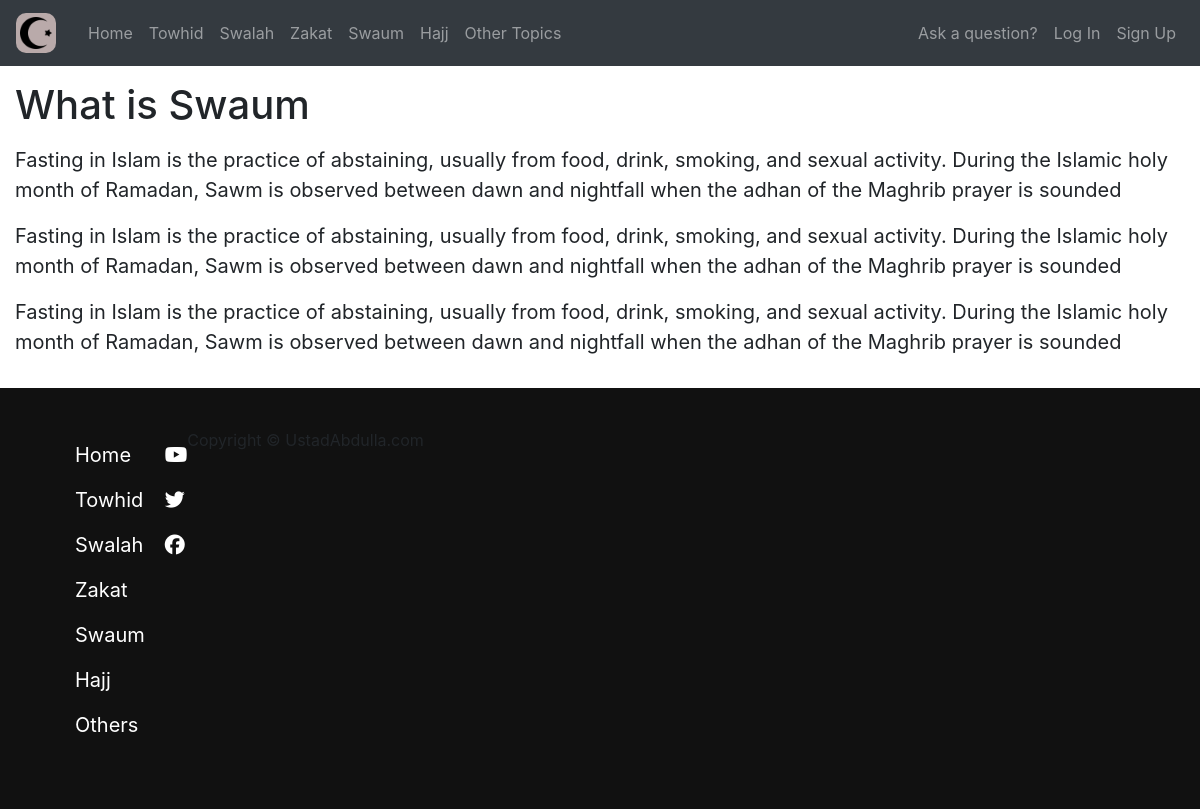
/home/swaum, run on the app's committed database.
### home/models.py (models this page shows, shortened)
class Swaum_Posts(models.Model):
    title = models.CharField(max_length=50)
    slug = models.SlugField(null=True)
    content = models.TextField()
    date_posted = models.DateTimeField(default=timezone.now)

### home/views.py (the view)
# urls.py: path('swaum', views.swaum, name='swaum'),
def swaum(request):
     swaum = Swaum_Posts.objects.all().order_by('-id')
     my_context = {
          "swaum": swaum
     }
     return render(request, 'home/swaum.html', my_context)

### home/templates/home/swaum.html
{% extends 'base.html' %}
{% block content %}
    <div class="paragraphs">
        {% for swa in swaum   %}
        <h1>{{ swa.title }}</h1>
        <p>{{swa.content|linebreaks }} </p>
        {% endfor %}
    </div>
{% endblock content %}

### static/base.css (style rules this page uses)
* { margin: 0; padding: 0; }
body { font-family: 'PT Sans', sans-serif, 'Roboto'; }
.paragraphs { font-size: 20px; padding: 15px; }

### data on the page
Swaum_Posts: title "What is Swaum", content "Fasting in Islam is the practice of abstaining, usually from food, drink, smoking, and sexual activity. During the Islamic holy month of Ramadan, Sawm is observed between dawn and nightfall when the adhan of the Maghrib prayer is sounded Fasting in Islam is the practice of abstaining, usually from food, drink, smoking, and sexual activity. During the Islamic holy month of Ramadan, Sawm is observed between dawn and nightfall when the adhan of the Maghrib prayer is sounded Fasting in Islam is the practice of abstaining, usually from food, drink, smoking, and sexual activity. During the Islamic holy month of Ramadan, Sawm is observed between dawn and nightfall when the adhan of the Maghrib…"
